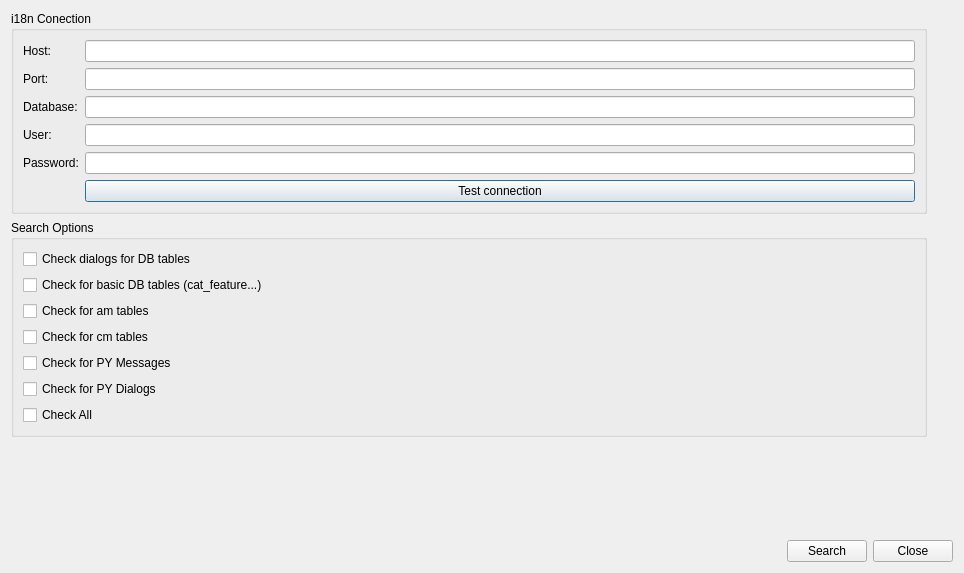
<?xml version="1.0" encoding="UTF-8"?>
<ui version="4.0">
 <class>dlg_admin_translation</class>
 <widget class="QDialog" name="dlg_admin_translation">
  <property name="geometry">
   <rect>
    <x>0</x>
    <y>0</y>
    <width>964</width>
    <height>573</height>
   </rect>
  </property>
  <property name="minimumSize">
   <size>
    <width>600</width>
    <height>0</height>
   </size>
  </property>
  <property name="baseSize">
   <size>
    <width>0</width>
    <height>0</height>
   </size>
  </property>
  <property name="windowTitle">
   <string>Dialog</string>
  </property>
  <layout class="QGridLayout" name="gridLayout_4">
   <item row="1" column="0">
    <widget class="QGroupBox" name="grp_search_options">
     <property name="title">
      <string>Search Options</string>
     </property>
     <layout class="QGridLayout" name="gridLayout">
      <item row="1" column="0">
       <widget class="QCheckBox" name="chk_for_su_tables">
        <property name="text">
         <string>Check for basic DB tables (cat_feature...)</string>
        </property>
       </widget>
      </item>
      <item row="0" column="0">
       <widget class="QCheckBox" name="chk_db_dialogs">
        <property name="text">
         <string>Check dialogs for DB tables</string>
        </property>
       </widget>
      </item>
      <item row="4" column="0">
       <widget class="QCheckBox" name="chk_am_dialogs">
        <property name="text">
         <string>Check for am tables</string>
        </property>
       </widget>
      </item>
      <item row="5" column="0">
       <widget class="QCheckBox" name="chk_cm_dialogs">
        <property name="text">
         <string>Check for cm tables</string>
        </property>
       </widget>
      </item>
      <item row="7" column="0">
       <widget class="QCheckBox" name="chk_py_dialogs">
        <property name="text">
         <string>Check for PY Dialogs</string>
        </property>
       </widget>
      </item>
      <item row="8" column="0">
       <widget class="QCheckBox" name="chk_all">
        <property name="text">
         <string>Check All</string>
        </property>
       </widget>
      </item>
      <item row="6" column="0">
       <widget class="QCheckBox" name="chk_py_messages">
        <property name="text">
         <string>Check for PY Messages</string>
        </property>
       </widget>
      </item>
     </layout>
    </widget>
   </item>
   <item row="0" column="0">
    <widget class="QGroupBox" name="grb_i18n_conn">
     <property name="title">
      <string>i18n Conection</string>
     </property>
     <layout class="QFormLayout" name="formLayout_3">
      <item row="0" column="0">
       <widget class="QLabel" name="lbl_host">
        <property name="text">
         <string>Host:</string>
        </property>
       </widget>
      </item>
      <item row="0" column="1">
       <widget class="QLineEdit" name="txt_host"/>
      </item>
      <item row="1" column="0">
       <widget class="QLabel" name="lbl_port">
        <property name="text">
         <string>Port:</string>
        </property>
       </widget>
      </item>
      <item row="1" column="1">
       <widget class="QLineEdit" name="txt_port"/>
      </item>
      <item row="2" column="0">
       <widget class="QLabel" name="lbl_database">
        <property name="text">
         <string>Database:</string>
        </property>
       </widget>
      </item>
      <item row="2" column="1">
       <widget class="QLineEdit" name="txt_db"/>
      </item>
      <item row="3" column="0">
       <widget class="QLabel" name="lbl_user">
        <property name="text">
         <string>User:</string>
        </property>
       </widget>
      </item>
      <item row="3" column="1">
       <widget class="QLineEdit" name="txt_user"/>
      </item>
      <item row="4" column="0">
       <widget class="QLabel" name="lbl_pass">
        <property name="text">
         <string>Password:</string>
        </property>
       </widget>
      </item>
      <item row="4" column="1">
       <widget class="QLineEdit" name="txt_pass">
        <property name="text">
         <string/>
        </property>
        <property name="echoMode">
         <enum>QLineEdit::Password</enum>
        </property>
       </widget>
      </item>
      <item row="5" column="1">
       <widget class="QPushButton" name="btn_connection">
        <property name="text">
         <string>Test connection</string>
        </property>
       </widget>
      </item>
     </layout>
    </widget>
   </item>
   <item row="8" column="1">
    <spacer name="verticalSpacer">
     <property name="orientation">
      <enum>Qt::Vertical</enum>
     </property>
     <property name="sizeHint" stdset="0">
      <size>
       <width>20</width>
       <height>20</height>
      </size>
     </property>
    </spacer>
   </item>
   <item row="10" column="0" colspan="2">
    <layout class="QGridLayout" name="lyt_buttons">
     <item row="0" column="2">
      <widget class="QPushButton" name="btn_close">
       <property name="text">
        <string>Close</string>
       </property>
      </widget>
     </item>
     <item row="0" column="0">
      <spacer name="horizontalSpacer">
       <property name="orientation">
        <enum>Qt::Horizontal</enum>
       </property>
       <property name="sizeHint" stdset="0">
        <size>
         <width>513</width>
         <height>20</height>
        </size>
       </property>
      </spacer>
     </item>
     <item row="0" column="1">
      <widget class="QPushButton" name="btn_search">
       <property name="text">
        <string>Search</string>
       </property>
      </widget>
     </item>
    </layout>
   </item>
   <item row="2" column="0">
    <widget class="QLabel" name="lbl_info">
     <property name="text">
      <string/>
     </property>
    </widget>
   </item>
  </layout>
 </widget>
 <tabstops>
  <tabstop>txt_host</tabstop>
  <tabstop>txt_port</tabstop>
  <tabstop>txt_db</tabstop>
  <tabstop>txt_user</tabstop>
  <tabstop>txt_pass</tabstop>
  <tabstop>btn_connection</tabstop>
 </tabstops>
 <resources/>
 <connections/>
</ui>
